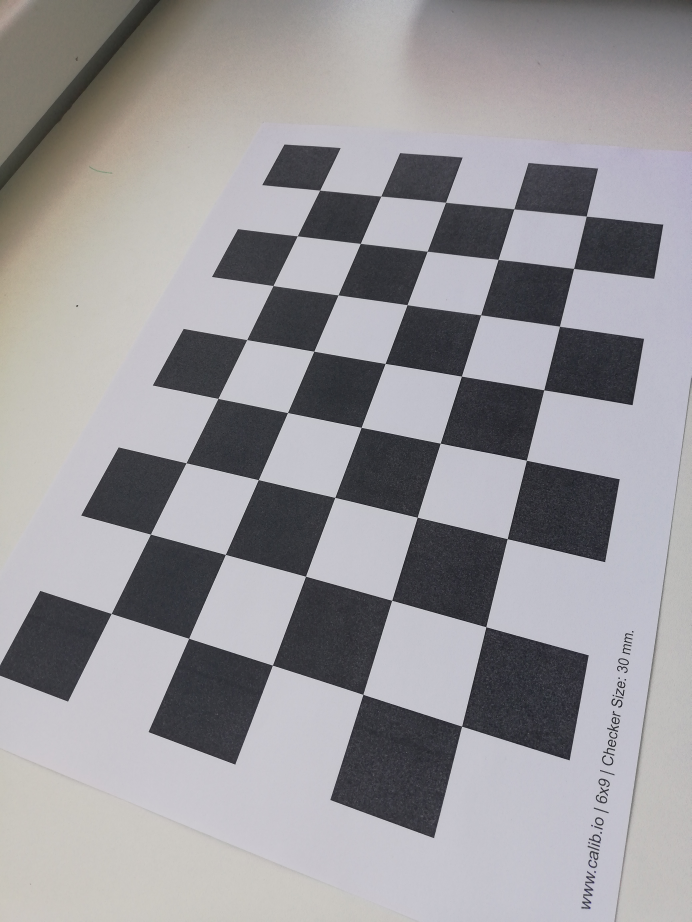
#> input picture Calibration/cal-img-cb/frame00.jpg, 3456 x 4608 px (shown at 1/5 size); its folder holds only this picture in this run
$ python CalibrateCamera-checkerboard.py
#> lines starting #> are read from the running program, lines starting #| are printed output that depends on the picture; after the words box and inside, x2 and y2 are one past the last pixel; in counts of white or black regions, pixels touching at a corner belong together; long printed decimals are rounded
#!/usr/bin/env python

import cv2
import numpy as np
import os
import glob

# Defining the dimensions of checkerboard
CHECKERBOARD = (5, 8)
criteria = (cv2.TERM_CRITERIA_EPS + cv2.TERM_CRITERIA_MAX_ITER, 30, 0.001)

# Creating vector to store vectors of 3D points for each checkerboard image
objpoints = []
# Creating vector to store vectors of 2D points for each checkerboard image
imgpoints = []

# Defining the world coordinates for 3D points
objp = np.zeros((1, CHECKERBOARD[0] * CHECKERBOARD[1], 3), np.float32)
objp[0, :, :2] = np.mgrid[0:CHECKERBOARD[0], 0:CHECKERBOARD[1]].T.reshape(-1, 2)
prev_img_shape = None

# Extracting path of individual image stored in a given directory
images = glob.glob('cal-img-cb/frame*.jpg')
for fname in images:
    original = cv2.imread(fname)
#> original is the input picture: shape (4608, 3456, 3); mean B, G, R 154.1, 150.8, 152.7

    # calculate the 50 percent of original dimensions
    scale_percent = 10
    width = int(original.shape[1] * scale_percent / 100)
#> width = 345
    height = int(original.shape[0] * scale_percent / 100)
#> height = 460

    # dsize
    dsize = (width, height)
#> dsize = (345, 460)
    img = cv2.resize(original, dsize)
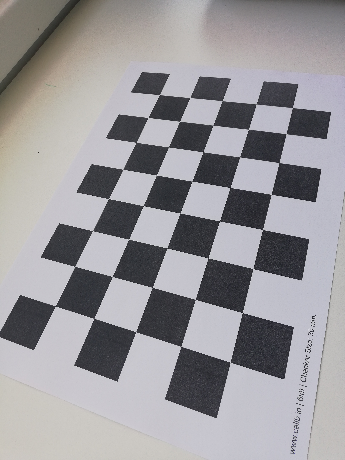
#> img: shape (460, 345, 3); mean B, G, R 154, 150.7, 152.5
    gray = cv2.cvtColor(img, cv2.COLOR_BGR2GRAY)
    # Find the chess board corners
    # If desired number of corners are found in the image then ret = true
    ret, corners = cv2.findChessboardCorners(gray, CHECKERBOARD,
                                             cv2.CALIB_CB_ADAPTIVE_THRESH + cv2.CALIB_CB_FAST_CHECK + cv2.CALIB_CB_NORMALIZE_IMAGE)
#> ret = True; corners = 40 rows, first 8: [159.5, 94.42], [190.1, 97.49], [222.1, 100.5], [255.7, 103.8], [292.5, 107.4], [148, 117.5], [179.5, 121.5], [212.9, 125.5]

    """
    If desired number of corner are detected,
    we refine the pixel coordinates and display
    them on the images of checker board
    """
    if ret == True:
        objpoints.append(objp)
        # refining pixel coordinates for given 2d points.
        corners2 = cv2.cornerSubPix(gray, corners, (11, 11), (-1, -1), criteria)
#> corners2 = 40 rows, first 8: [159.1, 95.12], [189.9, 97.63], [222.2, 100.8], [256.3, 103.9], [292.4, 107.6], [148, 117.4], [179.6, 121.3], [212.9, 125.2]

        imgpoints.append(corners2)

        # Draw and display the corners
        img = cv2.drawChessboardCorners(img, CHECKERBOARD, corners2, ret)
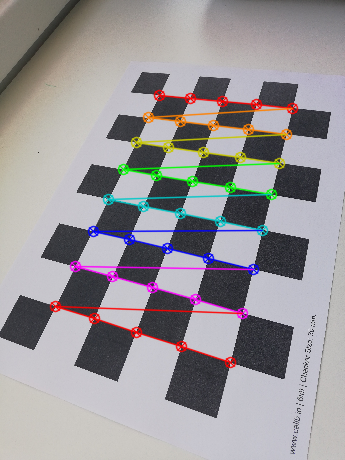
#> img: shape (460, 345, 3); 6.49% of pixels changed, all inside (x1, y1, x2, y2) = (49, 89, 299, 369)

    cv2.imshow('img', img)
    cv2.waitKey(0)

cv2.destroyAllWindows()

h, w = img.shape[:2]
#> h = 460; w = 345

"""
Performing camera calibration by
passing the value of known 3D points (objpoints)
and corresponding pixel coordinates of the
detected corners (imgpoints)
"""
ret, mtx, dist, rvecs, tvecs = cv2.calibrateCamera(objpoints, imgpoints, gray.shape[::-1], None, None)
#> ret = 0.154; mtx = [[322.8, 0, 177.4], [0, 317.5, 232.4], [0, 0, 1]]; dist = [[0.163, -0.789, 3.37e-05, 0.000367, 1.15]]; rvecs = ([-0.458, 0.231, 0.275],); tvecs = ([-0.563, -4.35, 10.14],)

print("Camera matrix : \n")
print(mtx)
#| [[322.753   0.         177.378]
#|  [  0.         317.522 232.445]
#|  [  0.           0.           1.        ]]
print("dist : \n")
print(dist)
#| [[ 1.63332468e-01 -7.89054851e-01  3.37155334e-05  3.67498138e-04
#|    1.15449207e+00]]
print("rvecs : \n")
print(rvecs)
#| (array([[-0.4578],
#|        [ 0.2311],
#|        [ 0.2754]]),)
print("tvecs : \n")
print(tvecs)
#| (array([[-0.5632],
#|        [-4.350],
#|        [10.142]]),)

$ run again, on Calibration/cal-img-cb/frame01.jpg
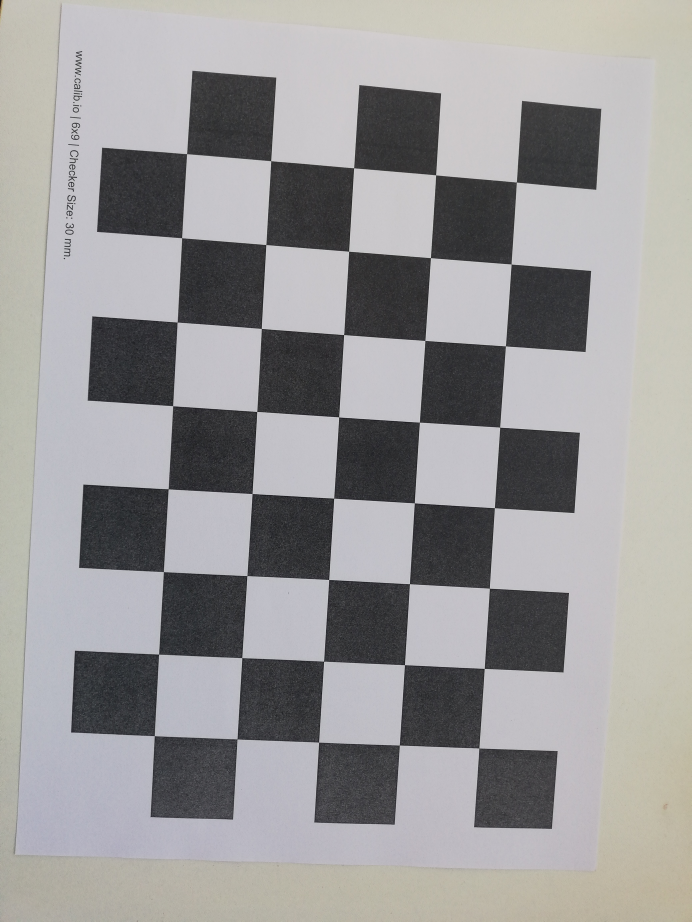
#> input picture Calibration/cal-img-cb/frame01.jpg, 3456 x 4608 px (shown at 1/5 size)
#> original is the input picture: shape (4608, 3456, 3); mean B, G, R 153.4, 152.9, 154.1
#> `img = cv2.resize(original, dsize)`:
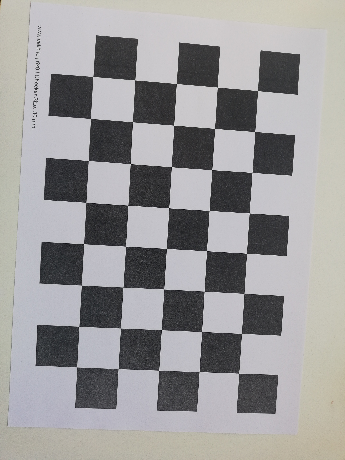
#> img: shape (460, 345, 3); mean B, G, R 153.3, 152.8, 154
#> `ret, corners = cv2.findChessboardCorners(gray, CHECKERBOARD, cv2.CALIB..`: ret = True; corners = 40 rows, first 8: [238.5, 373.5], [199.4, 371.5], [158.4, 370.5], [118.3, 368.6], [76.39, 366.7], [241.5, 333.5], [201.5, 331.5], [161.6, 329.4]
#> corners2 = 40 rows, first 8: [238.6, 373.3], [199.3, 371.3], [158.5, 370.3], [118.1, 368.4], [76.37, 366.8], [241.3, 333.7], [201.6, 331.3], [161.4, 329.4]
#> `img = cv2.drawChessboardCorners(img, CHECKERBOARD, corners2, ret)`:
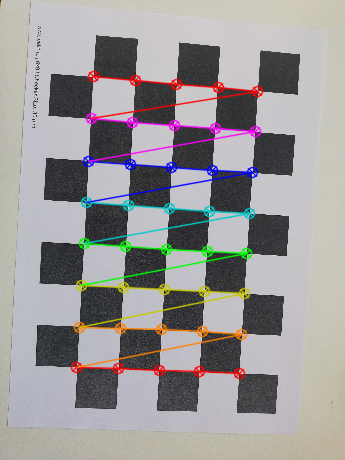
#> img: shape (460, 345, 3); 6.73% of pixels changed, all inside (x1, y1, x2, y2) = (70, 70, 264, 380)
#> `ret, mtx, dist, rvecs, tvecs = cv2.calibrateCamera(objpoints, imgpoint..`: ret = 0.227; mtx = [[134.9, 0, 168.7], [0, 135.2, 230.3], [0, 0, 1]]; dist = [[0.0227, -0.0175, 0.000157, -0.000449, 0.00406]]; rvecs = ([0.0335, 0.0156, -3.08],); tvecs = ([1.75, 3.56, 3.4],)
#| [[134.904    0.         168.708]
#|  [  0.         135.210 230.267]
#|  [  0.           0.           1.        ]]
#| [[ 0.02266 -0.01753  0.0001567  -0.000449  0.004063]]
#| (array([[ 0.03354],
#|        [ 0.01562],
#|        [-3.080]]),)
#| (array([[1.751 ],
#|        [3.564],
#|        [3.403]]),)

$ run again, on Calibration/cal-img-cb/frame02.jpg
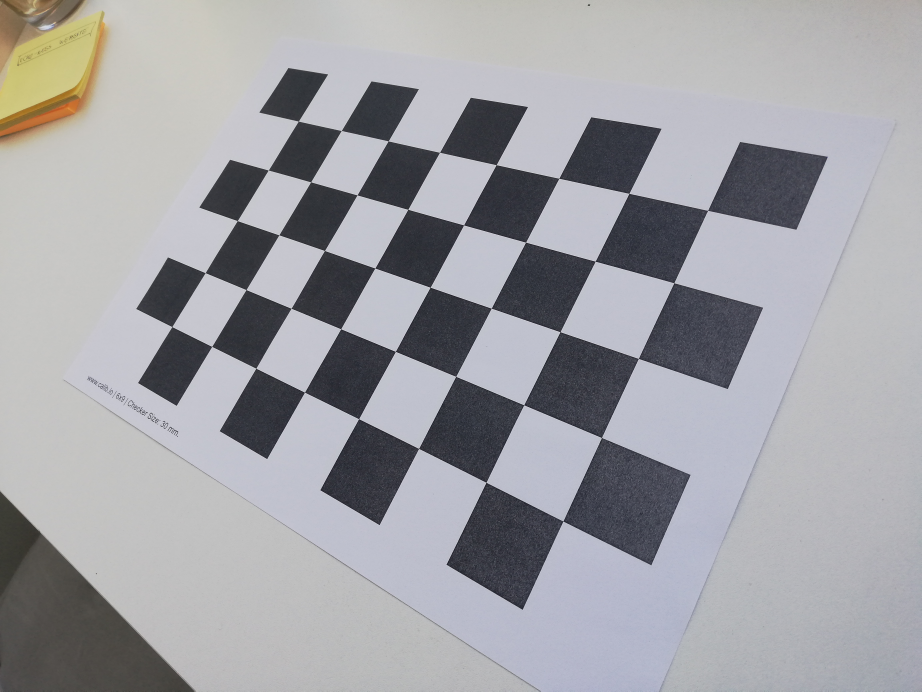
#> input picture Calibration/cal-img-cb/frame02.jpg, 4608 x 3456 px (shown at 1/5 size)
#> original is the input picture: shape (3456, 4608, 3); mean B, G, R 165.3, 160.8, 160.7
#> `img = cv2.resize(original, dsize)`:
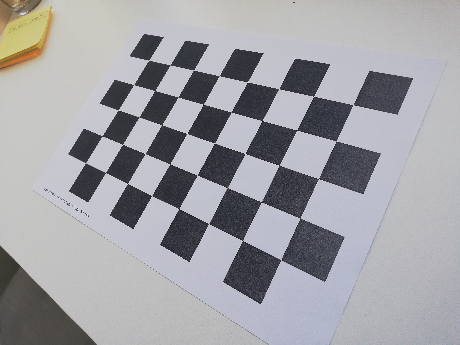
#> img: shape (345, 460, 3); mean B, G, R 165.2, 160.8, 160.6
#> `ret, corners = cv2.findChessboardCorners(gray, CHECKERBOARD, cv2.CALIB..`: ret = True; corners = 40 rows, first 8: [353.1, 104.4], [335.8, 141.2], [318.2, 178.7], [299.8, 217.9], [281.3, 260.1], [313.6, 96.44], [297.1, 129.8], [279.1, 164.7]
#> corners2 = 40 rows, first 8: [353, 104.6], [335.9, 141.1], [318.4, 178.7], [299.8, 218], [280.7, 259.7], [313.5, 96.36], [296.7, 129.9], [278.9, 164.8]
#> `img = cv2.drawChessboardCorners(img, CHECKERBOARD, corners2, ret)`:
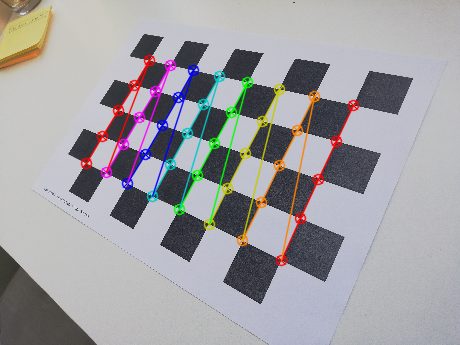
#> img: shape (345, 460, 3); 5.79% of pixels changed, all inside (x1, y1, x2, y2) = (80, 54, 360, 267)
#> `ret, mtx, dist, rvecs, tvecs = cv2.calibrateCamera(objpoints, imgpoint..`: ret = 0.176; mtx = [[366.5, 0, 231.8], [0, 357.4, 156.7], [0, 0, 1]]; dist = [[0.352, -3.22, 0.00121, 0.00179, 10.02]]; rvecs = ([0.152, 0.683, 1.92],); tvecs = ([2.83, -1.25, 8.69],)
#| [[366.460    0.         231.839]
#|  [  0.         357.443 156.717]
#|  [  0.           0.           1.        ]]
#| [[ 3.52227601e-01 -3.21822488e+00  1.20839585e-03  1.79029357e-03
#|    1.00208649e+01]]
#| (array([[0.1524],
#|        [0.6831],
#|        [1.921]]),)
#| (array([[ 2.828],
#|        [-1.246],
#|        [ 8.687 ]]),)

$ run again, on Calibration/cal-img-cb/frame03.jpg
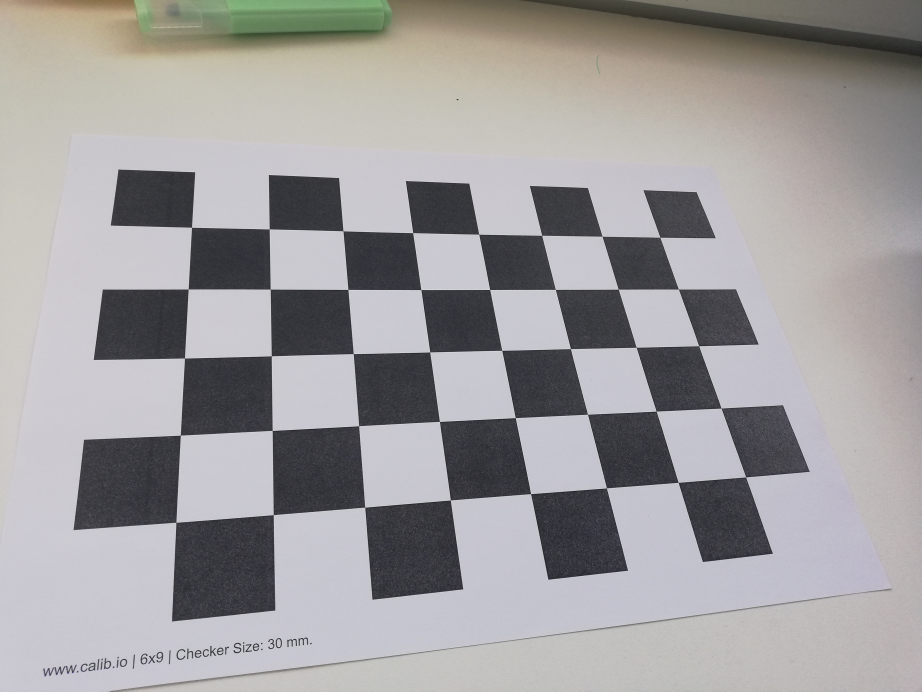
#> input picture Calibration/cal-img-cb/frame03.jpg, 4608 x 3456 px (shown at 1/5 size)
#> original is the input picture: shape (3456, 4608, 3); mean B, G, R 157.5, 156.5, 158.6
#> `gray = cv2.cvtColor(img, cv2.COLOR_BGR2GRAY)`:
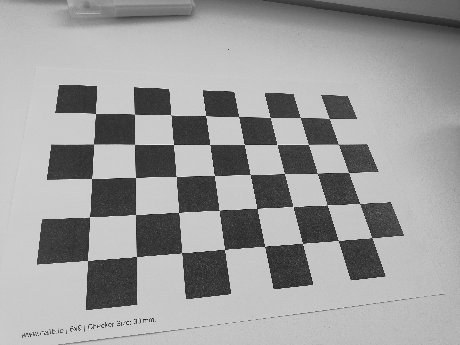
#> gray: shape (345, 460); min 15, max 233, mean 157.1
#> `ret, corners = cv2.findChessboardCorners(gray, CHECKERBOARD, cv2.CALIB..`: ret = True; corners = 40 rows, first 8: [329.2, 118.6], [337.9, 144.1], [348.7, 172.6], [359.9, 203.6], [371.8, 237.4], [300.1, 117.4], [308.4, 144.5], [317, 173.4]
#> corners2 = 40 rows, first 8: [329.3, 118.7], [338.4, 144.2], [348.7, 172.7], [360, 203.7], [372, 238.2], [300.3, 117.5], [308.4, 144.5], [317.4, 173.4]
#> `img = cv2.drawChessboardCorners(img, CHECKERBOARD, corners2, ret)`:
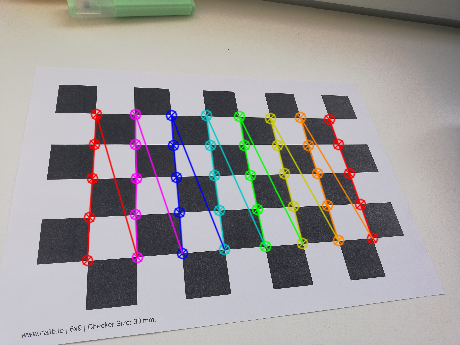
#> img: shape (345, 460, 3); mean B, G, R 156.1, 155.5, 159.1
#> `ret, mtx, dist, rvecs, tvecs = cv2.calibrateCamera(objpoints, imgpoint..`: ret = 0.284; mtx = [[306, 0, 224.4], [0, 307.2, 198.8], [0, 0, 1]]; dist = [[0.0191, 0.434, 0.00415, 0.00274, -1.61]]; rvecs = ([-0.52, 0.177, 1.44],); tvecs = ([3.34, -2.56, 9.85],)
#| [[305.971   0.         224.407]
#|  [  0.         307.181 198.788]
#|  [  0.           0.           1.        ]]
#| [[ 0.01911  0.434  0.00415  0.00274 -1.607]]
#| (array([[-0.5201],
#|        [ 0.1766],
#|        [ 1.443]]),)
#| (array([[ 3.342],
#|        [-2.563],
#|        [ 9.846]]),)
